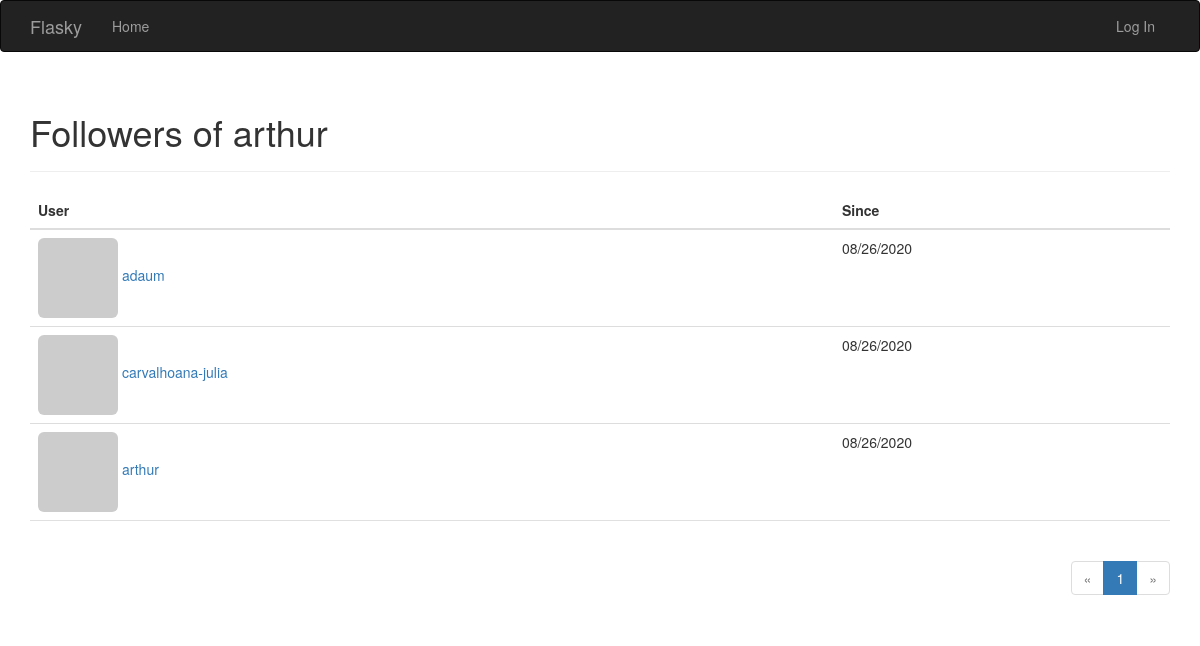
Page /followers/arthur on the committed database.
### app/models.py (models this page shows, shortened)
class User(UserMixin, db.Model):
    __tablename__ = 'users'
    id = db.Column(db.Integer, primary_key=True)
    email = db.Column(db.String(64), unique=True, index=True)
    username = db.Column(db.String(64), unique=True, index=True)
    name = db.Column(db.String(64))
    location = db.Column(db.String(64))
    about_me = db.Column(db.Text())
    member_since = db.Column(db.DateTime(), default=datetime.utcnow)
    last_seen = db.Column(db.DateTime(), default=datetime.utcnow)
    confirmed = db.Column(db.Boolean, default=False)
    password_hash = db.Column(db.String(128))
    avatar_hash = db.Column(db.String(32))
    role_id = db.Column(db.Integer, db.ForeignKey('roles.id'))
    posts = db.relationship('Post', backref='author', lazy='dynamic')
    followed = db.relationship(
        'Follow',
        foreign_keys=[Follow.follower_id],
        backref=db.backref('follower', lazy='joined'),
        lazy='dynamic',
        cascade='all, delete-orphan'
    )
    followers = db.relationship(
        'Follow',
        foreign_keys=[Follow.followed_id],
        backref=db.backref('followed', lazy='joined'),
        lazy='dynamic',
        cascade='all, delete-orphan'
    )
    comments = db.relationship('Comment', backref='author', lazy='dynamic')
    @property
    def password(self):
        raise AttributeError('password is not a readable attribute')
    def gravatar_hash(self):
        return hashlib.md5(self.email.lower().encode('utf-8')).hexdigest()
    def gravatar(self, size=100, default='identicon', rating='g'):
        if request.is_secure:
            url = 'https://secure.gravatar.com/avatar'
        else:
            url = 'http://secure.gravatar.com/avatar'
        hash = self.avatar_hash or self.gravatar_hash()
        return f'{url}/{hash}?s={size}&d={default}&r={rating}'

class Follow(db.Model):
    __tablename__ = 'follows'
    follower_id = db.Column(
        db.Integer, db.ForeignKey('users.id'), primary_key=True)
    followed_id = db.Column(
        db.Integer, db.ForeignKey('users.id'), primary_key=True)
    timestamp = db.Column(db.DateTime, default=datetime.utcnow)

### app/main/views.py (the view)
@main.route('/followers/<username>')
def followers(username):
    user = User.query.filter_by(username=username).first()
    if user is None:
        flash('Invalid user.')
        return redirect(url_for('.index'))
    page = request.args.get('page', 1, type=int)
    pagination = user.followers.paginate(
        page,
        per_page=current_app.config['FLASKY_FOLLOWERS_PER_PAGE'],
        error_out=False,
    )
    follows = [{'user': item.follower, 'timestamp': item.timestamp}
               for item in pagination.items]
    return render_template(
        'followers.html',
        user=user,
        title="Followers of",
        endpoint='.followers',
        pagination=pagination,
        follows=follows
    )

### app/auth/views.py (called while the page is built)
@auth.before_app_request
def before_request():
    if current_user.is_authenticated:
        current_user.ping()
        if (not current_user.confirmed
                and request.endpoint
                and request.blueprint != 'auth'
                and request.endpoint != 'static'):
            return redirect(url_for('auth.unconfirmed'))

### app/main/__init__.py (called while the page is built)
@main.app_context_processor
def inject_permissions():
    return dict(Permission=Permission)

### app/models.py (called while the page is built)
    def can(self, permissions):
        return False

### app/templates/followers.html (shortened to what this page needs)
{% extends "base.html" %}
{% import "_macros.html" as macros %}
{% block page_content %}
<div class="page-header">
    <h1>{{ title }} {{ user.username }}</h1>
</div>
<table class="table table-hover followers">
    <thead><tr><th>User</th><th>Since</th></tr></thead>
    {% for follow in follows %}
    <tr>
        <td>
            <a href="{{ url_for('.user', username = follow.user.username) }}">
                <img class="img-rounded" src="{{ follow.user.gravatar(size=32) }}">
                {{ follow.user.username }}
            </a>
        </td>
        <td>{{ moment(follow.timestamp).format('L') }}</td>
    </tr>
    {% endfor %}
</table>
<div class="pagination">
    {{ macros.pagination_widget(pagination, endpoint, username = user.username) }}
</div>
{% endblock %}

### app/static/styles.css (style rules this page uses)
div.pagination { width: 100%; text-align: right; padding: 0px; margin: 0px; }
.table.followers tr { border-bottom: 1px solid #e0e0e0; }

### rows in the picture
User: username "arthur", user.username "arthur"
User: user.username "adaum"
Follow: timestamp "08/26/2020"
User: user.username "carvalhoana-julia"
Follow: timestamp "08/26/2020"
Follow: timestamp "08/26/2020"

### other values in the picture
{{ title }} "Followers of"
{{ p }} "1"
